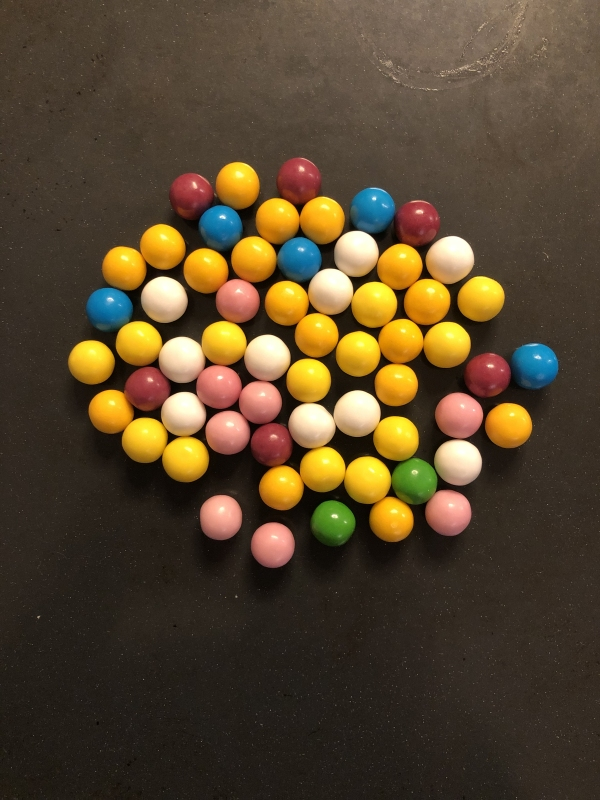
#> input picture 02/images/chewing_gum_balls01.jpg, 600 x 800 px; its folder holds only this picture in this run
$ python main.py   (older library calls are emulated)
#> lines starting #> are read from the running program, lines starting #| are printed output that depends on the picture; after the words box and inside, x2 and y2 are one past the last pixel; in counts of white or black regions, pixels touching at a corner belong together
import cv2
import numpy as np
import os


def opening(img, size, shape):
    kernel = cv2.getStructuringElement(shape, (size, size))
    return cv2.morphologyEx(img, cv2.MORPH_OPEN, kernel)


def closing(img, size, shape):
    kernel = cv2.getStructuringElement(shape, (size, size))
    return cv2.morphologyEx(img, cv2.MORPH_CLOSE, kernel)


def getLowerRangeArray(hsv, range):
    return np.array([hsv[0] - range[0], hsv[1] - range[1], hsv[2] - range[2]])


def getUpperRangeArray(hsv, range):
    return np.array([hsv[0] + range[0], hsv[1] + range[1], hsv[2] + range[2]])


print("Use p to get the amount of chewing gums of the current color")
print("Use P to get the amount for each color of the current image")
print("Use o/O to cycle through the images")

# define hsv values and range
colors_hsv = {
    "blue": (109, 165, 235),
    "green": (85, 128, 161),
    "pink": (4, 127, 223),
    "red": (180, 210, 110),
    "white": (77, 0, 255),
    "yellow": (27, 217, 254)
}

hsv_ranges = {
    "blue": (50, 100, 100),
    "green": (50, 70, 30),
    "pink": (2, 83, 39),
    "red": (50, 100, 100),
    "white": (50, 70, 30),
    "yellow": (8, 69, 2)
}

colors = ("blue", "green", "pink", "red", "white", "yellow")

# kernel settings
morph_shape = cv2.MORPH_ELLIPSE
kernel_size = 5

# connectivity
connectivity = 8

# get all images
images = []

# gets all .jpg images from specified folder
path = "./02/images"

for root, dirs, files in os.walk(path):
    for file in files:
        if file.endswith(".jpg"):
            image = cv2.imread(os.path.join(root, file))
#> image is the input picture: shape (800, 600, 3); mean B, G, R 45.5, 69.6, 86.1
            images.append(image)


amount_colors = len(colors_hsv)
amount_images = len(images)
#> amount_images = 1
masks = np.ndarray((amount_images, amount_colors), np.ndarray)
amount = np.ndarray((amount_images, amount_colors), np.uint)
#> amount = [[140710210640736, 94202288970208, 609885356044, 1, 0, 33]]
# generate mask, apply filters and count chewing gums
for i in range(amount_images):
    # create mask
    hsv = cv2.cvtColor(images[i], cv2.COLOR_BGR2HSV)

    # generate masks and count for current image for every color
    for k in range(amount_colors):
        # generate mask for each colors
        lower = getLowerRangeArray(colors_hsv[colors[k]],
                                   hsv_ranges[colors[k]])
        upper = getUpperRangeArray(colors_hsv[colors[k]],
                                   hsv_ranges[colors[k]])
        mask = cv2.inRange(hsv, lower, upper)

        # apply filters to mask
        mask = opening(mask, kernel_size, morph_shape)
        mask = closing(mask, kernel_size, morph_shape)
        # save mask to array
        masks[i, k] = mask

        # count
        output = cv2.connectedComponentsWithStats(
                mask, connectivity, cv2.CV_32S)

        (numLabels, labels, stats, centroids) = output

        # check for size
        min_size = 10
        numRejected = 1
        for m in range(1, numLabels):
            w = stats[m, cv2.CC_STAT_WIDTH]
            h = stats[m, cv2.CC_STAT_HEIGHT]
            if w < min_size or h < min_size:
                numRejected += 1

        amount[i, k] = numLabels - numRejected
        mask = cv2.putText(mask, colors[k], (0, 20), cv2.FONT_HERSHEY_SIMPLEX,
                           1, (255, 255, 255), 2)
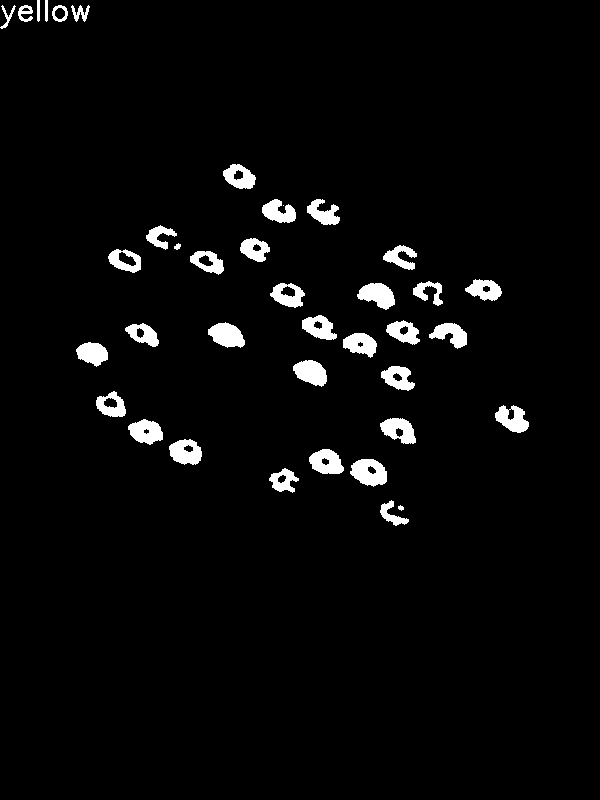
#> mask: shape (800, 600); 3.4% white; 39 white regions (1 under 20 px), largest, box (x1, y1, x2, y2) and area: (350, 459, 387, 487) 726, (208, 322, 245, 348) 659, (357, 283, 395, 310) 655
#> after the loop, amount = [[5, 2, 8, 8, 10, 30]]


current_image_index = 0
#> current_image_index = 0
current_color_index = 0
while True:
    key = cv2.waitKey(1)
#> (key q is pressed here)
    if key == ord("q"):
        break

    # cycle through images
    # previous image
    if key == ord("o"):
        if current_image_index == 0:
            current_image_index = len(images) - 1
        else:
            current_image_index -= 1
    # next image
    if key == ord("O"):
        current_image_index = (current_image_index + 1) % len(images)

    # cycle through color masks
    # previous color
    if key == ord("c"):
        if current_color_index == 0:
            current_color_index = amount_colors - 1
        else:
            current_color_index -= 1
    # next color
    if key == ord("C"):
        current_color_index = (current_color_index + 1) % amount_colors

    # show amount of currently selected color
    if key == ord("p"):
        print(colors[current_color_index] + " " +
              str(amount[current_image_index, current_color_index]))
    # show amount for each color of current image
    if key == ord("P"):
        for i in range(amount_colors):
            print(colors[i] + " " + str(amount[current_image_index, i]))

    # show images
    cv2.imshow("mask", masks[current_image_index, current_color_index])
    cv2.imshow("original", images[current_image_index])


cv2.destroyAllWindows()

$ run again, on 02/images/chewing_gum_balls05.jpg
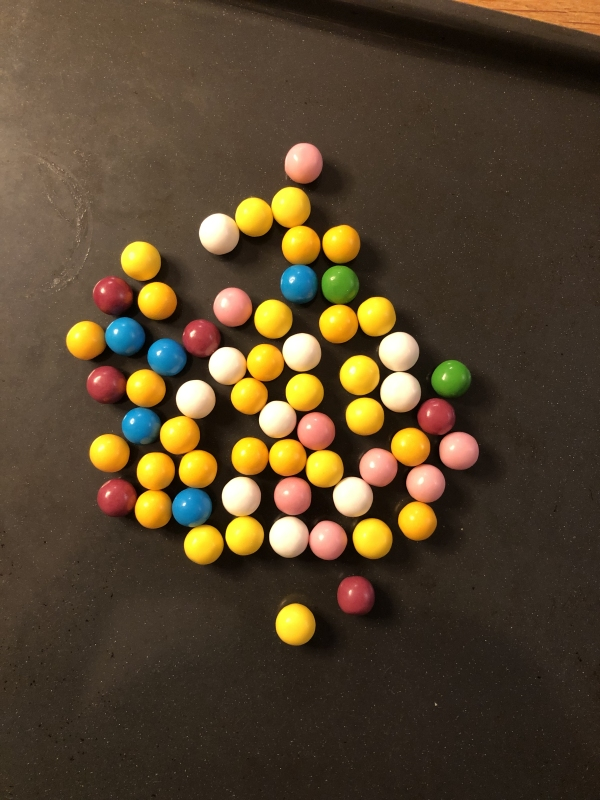
#> input picture 02/images/chewing_gum_balls05.jpg, 600 x 800 px
#> image is the input picture: shape (800, 600, 3); mean B, G, R 44.4, 68.1, 85
#> amount_images = 1
#> `amount = np.ndarray((amount_images, amount_colors), np.uint)`: amount = [[140710210640736, 94202288009584, 0, 140707423584259, 94202289215696, 140709859666432]]
#> after the loop `for i in range(amount_images):`:
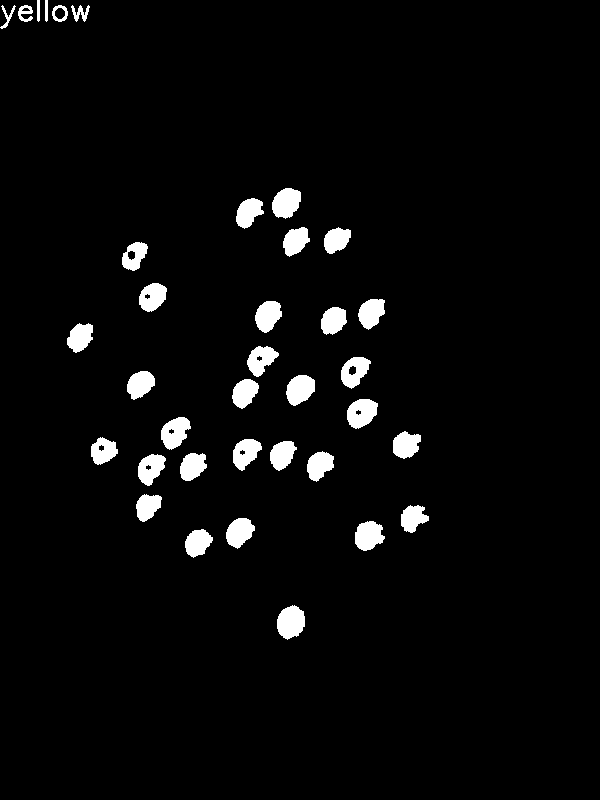
#> mask: shape (800, 600); 3.8% white; 36 white regions, largest, box (x1, y1, x2, y2) and area: (277, 605, 305, 640) 729, (347, 399, 378, 429) 673, (272, 188, 301, 219) 672
#> after the loop `for i in range(amount_images):`: amount = [[5, 2, 8, 7, 10, 30]]

$ run again, on 02/images/chewing_gum_balls06.jpg
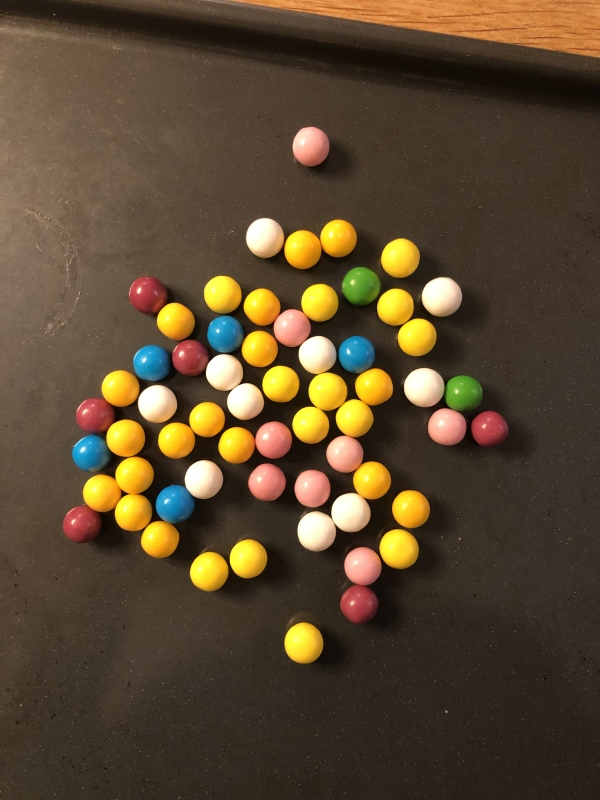
#> input picture 02/images/chewing_gum_balls06.jpg, 600 x 800 px
#> image is the input picture: shape (800, 600, 3); mean B, G, R 48.1, 72, 89.5
#> amount_images = 1
#> `amount = np.ndarray((amount_images, amount_colors), np.uint)`: amount = [[22998605737, 0, 140711718551551, 435611004993, 140710215261824, 140710215867776]]
#> after the loop `for i in range(amount_images):`:
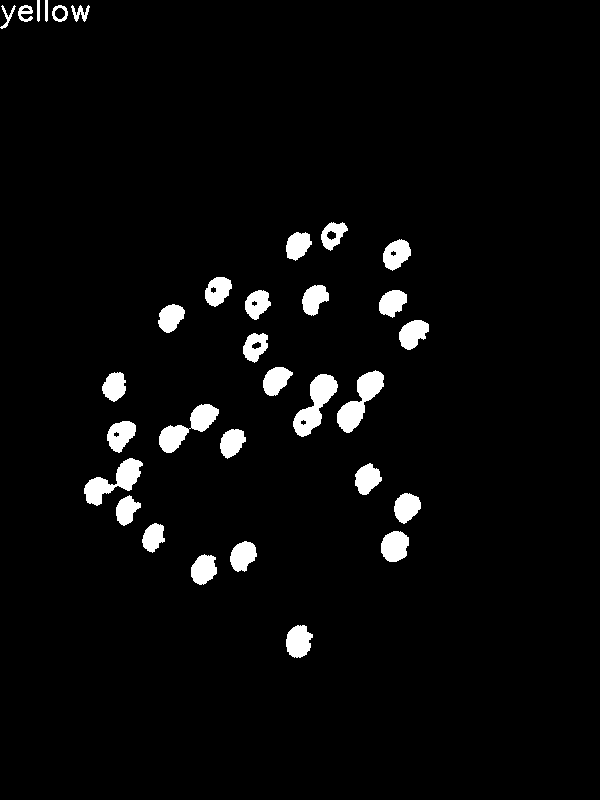
#> mask: shape (800, 600); 3.7% white; 32 white regions, largest, box (x1, y1, x2, y2) and area: (293, 374, 338, 437) 1273, (337, 370, 384, 433) 1261, (84, 458, 143, 506) 1156
#> after the loop `for i in range(amount_images):`: amount = [[5, 2, 8, 6, 10, 26]]

$ run again, on 02/images/chewing_gum_balls02.jpg
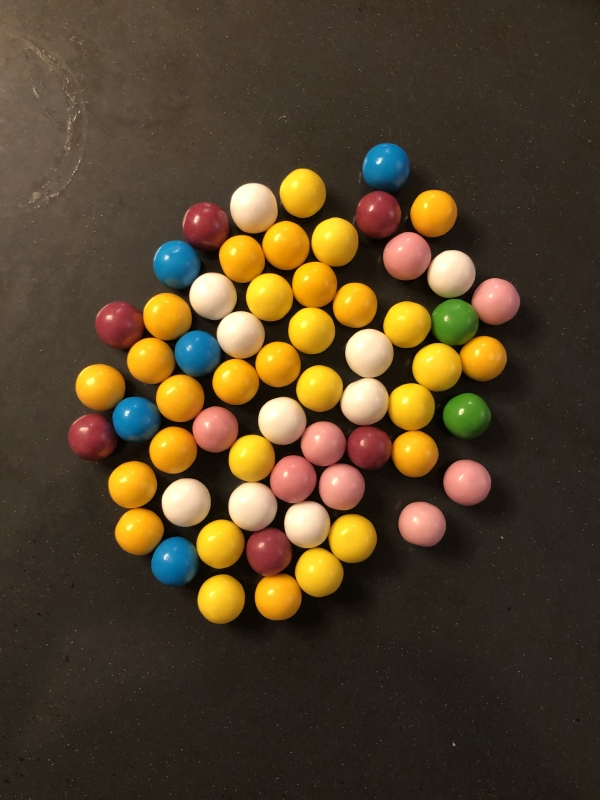
#> input picture 02/images/chewing_gum_balls02.jpg, 600 x 800 px
#> image is the input picture: shape (800, 600, 3); mean B, G, R 41.6, 66.3, 83.3
#> amount_images = 1
#> `amount = np.ndarray((amount_images, amount_colors), np.uint)`: amount = [[140710210640736, 94202287849920, 140710215867920, 140709860283408, 140710215649152, 140710215867920]]
#> after the loop `for i in range(amount_images):`:
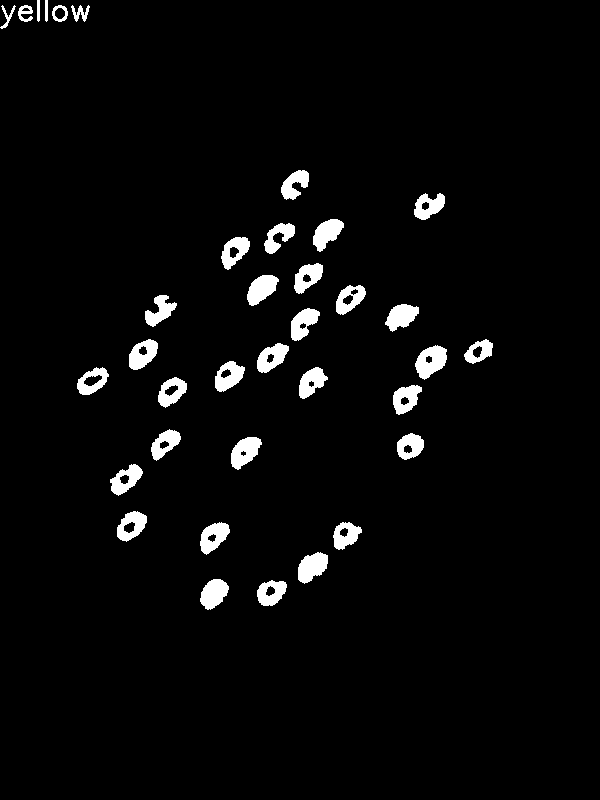
#> mask: shape (800, 600); 3.6% white; 36 white regions, largest, box (x1, y1, x2, y2) and area: (415, 345, 447, 380) 706, (298, 552, 328, 584) 651, (231, 437, 262, 470) 637
#> after the loop `for i in range(amount_images):`: amount = [[5, 2, 8, 7, 10, 30]]

$ run again, on 02/images/chewing_gum_balls03.jpg
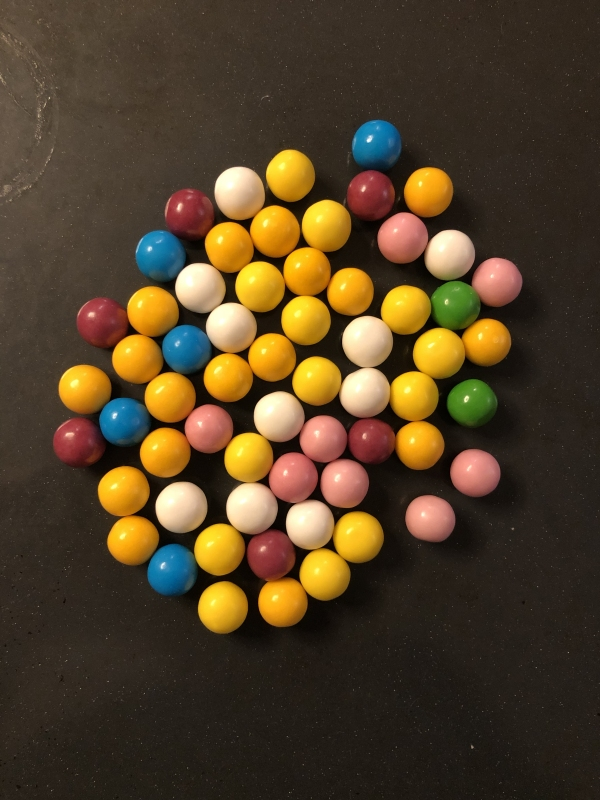
#> input picture 02/images/chewing_gum_balls03.jpg, 600 x 800 px
#> image is the input picture: shape (800, 600, 3); mean B, G, R 39.4, 64.5, 82.1
#> amount_images = 1
#> `amount = np.ndarray((amount_images, amount_colors), np.uint)`: amount = [[140710210640736, 94202288888208, 140710215867920, 140709860283408, 140710215649152, 140710215867920]]
#> after the loop `for i in range(amount_images):`:
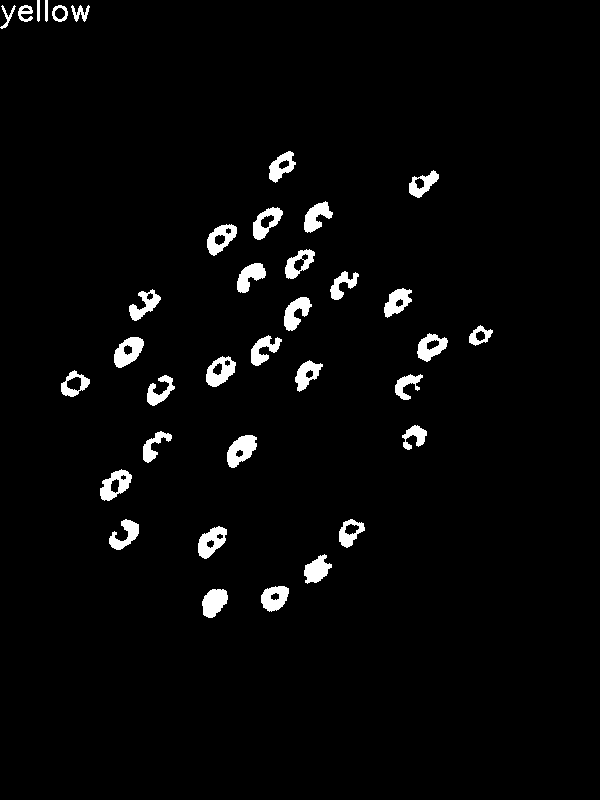
#> mask: shape (800, 600); 3% white; 36 white regions, largest, box (x1, y1, x2, y2) and area: (227, 435, 257, 468) 609, (114, 337, 144, 368) 564, (198, 526, 227, 559) 549
#> after the loop `for i in range(amount_images):`: amount = [[5, 2, 8, 7, 10, 30]]
